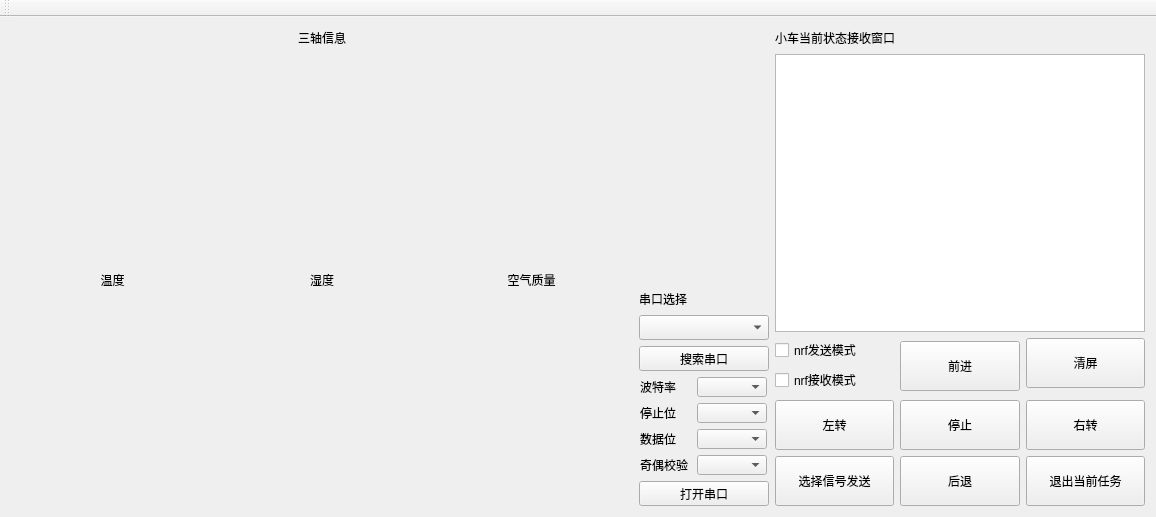
<?xml version="1.0" encoding="UTF-8"?>
<ui version="4.0">
 <class>MainWindow</class>
 <widget class="QMainWindow" name="MainWindow">
  <property name="geometry">
   <rect>
    <x>0</x>
    <y>0</y>
    <width>1156</width>
    <height>517</height>
   </rect>
  </property>
  <property name="windowTitle">
   <string>MainWindow</string>
  </property>
  <widget class="QWidget" name="centralWidget">
   <layout class="QGridLayout" name="gridLayout_3">
    <item row="0" column="0">
     <layout class="QVBoxLayout" name="verticalLayout_5">
      <item>
       <widget class="QLabel" name="label_9">
        <property name="minimumSize">
         <size>
          <width>80</width>
          <height>20</height>
         </size>
        </property>
        <property name="text">
         <string>三轴信息</string>
        </property>
        <property name="alignment">
         <set>Qt::AlignCenter</set>
        </property>
       </widget>
      </item>
      <item>
       <widget class="QWidget" name="widget" native="true">
        <property name="minimumSize">
         <size>
          <width>500</width>
          <height>200</height>
         </size>
        </property>
        <property name="maximumSize">
         <size>
          <width>16777215</width>
          <height>400</height>
         </size>
        </property>
       </widget>
      </item>
     </layout>
    </item>
    <item row="0" column="1" rowspan="3">
     <layout class="QVBoxLayout" name="verticalLayout_4">
      <item>
       <widget class="QWidget" name="widget_5" native="true">
        <property name="minimumSize">
         <size>
          <width>130</width>
          <height>180</height>
         </size>
        </property>
        <property name="maximumSize">
         <size>
          <width>130</width>
          <height>180</height>
         </size>
        </property>
       </widget>
      </item>
      <item>
       <spacer name="verticalSpacer">
        <property name="orientation">
         <enum>Qt::Vertical</enum>
        </property>
        <property name="sizeHint" stdset="0">
         <size>
          <width>20</width>
          <height>40</height>
         </size>
        </property>
       </spacer>
      </item>
      <item>
       <layout class="QGridLayout" name="gridLayout_2">
        <item row="0" column="0">
         <widget class="QLabel" name="label_2">
          <property name="minimumSize">
           <size>
            <width>50</width>
            <height>20</height>
           </size>
          </property>
          <property name="maximumSize">
           <size>
            <width>50</width>
            <height>20</height>
           </size>
          </property>
          <property name="text">
           <string>串口选择</string>
          </property>
         </widget>
        </item>
        <item row="1" column="0">
         <widget class="QComboBox" name="setPort">
          <property name="minimumSize">
           <size>
            <width>130</width>
            <height>25</height>
           </size>
          </property>
          <property name="maximumSize">
           <size>
            <width>130</width>
            <height>25</height>
           </size>
          </property>
         </widget>
        </item>
        <item row="2" column="0">
         <widget class="QPushButton" name="searchButton">
          <property name="minimumSize">
           <size>
            <width>130</width>
            <height>25</height>
           </size>
          </property>
          <property name="maximumSize">
           <size>
            <width>130</width>
            <height>25</height>
           </size>
          </property>
          <property name="text">
           <string>搜索串口</string>
          </property>
         </widget>
        </item>
        <item row="3" column="0">
         <layout class="QHBoxLayout" name="horizontalLayout">
          <item>
           <widget class="QLabel" name="label">
            <property name="minimumSize">
             <size>
              <width>50</width>
              <height>20</height>
             </size>
            </property>
            <property name="maximumSize">
             <size>
              <width>50</width>
              <height>20</height>
             </size>
            </property>
            <property name="text">
             <string>波特率</string>
            </property>
           </widget>
          </item>
          <item>
           <widget class="QComboBox" name="setBaudRate">
            <property name="minimumSize">
             <size>
              <width>70</width>
              <height>20</height>
             </size>
            </property>
            <property name="maximumSize">
             <size>
              <width>70</width>
              <height>20</height>
             </size>
            </property>
           </widget>
          </item>
         </layout>
        </item>
        <item row="4" column="0">
         <layout class="QHBoxLayout" name="horizontalLayout_2">
          <item>
           <widget class="QLabel" name="label_3">
            <property name="minimumSize">
             <size>
              <width>50</width>
              <height>20</height>
             </size>
            </property>
            <property name="maximumSize">
             <size>
              <width>50</width>
              <height>20</height>
             </size>
            </property>
            <property name="text">
             <string>停止位</string>
            </property>
           </widget>
          </item>
          <item>
           <widget class="QComboBox" name="setStopBits">
            <property name="minimumSize">
             <size>
              <width>70</width>
              <height>20</height>
             </size>
            </property>
            <property name="maximumSize">
             <size>
              <width>70</width>
              <height>20</height>
             </size>
            </property>
           </widget>
          </item>
         </layout>
        </item>
        <item row="5" column="0">
         <layout class="QHBoxLayout" name="horizontalLayout_4">
          <item>
           <widget class="QLabel" name="label_4">
            <property name="minimumSize">
             <size>
              <width>50</width>
              <height>20</height>
             </size>
            </property>
            <property name="maximumSize">
             <size>
              <width>50</width>
              <height>20</height>
             </size>
            </property>
            <property name="text">
             <string>数据位</string>
            </property>
           </widget>
          </item>
          <item>
           <widget class="QComboBox" name="setDataBits">
            <property name="minimumSize">
             <size>
              <width>70</width>
              <height>20</height>
             </size>
            </property>
            <property name="maximumSize">
             <size>
              <width>70</width>
              <height>20</height>
             </size>
            </property>
           </widget>
          </item>
         </layout>
        </item>
        <item row="6" column="0">
         <layout class="QHBoxLayout" name="horizontalLayout_3">
          <item>
           <widget class="QLabel" name="label_5">
            <property name="minimumSize">
             <size>
              <width>50</width>
              <height>20</height>
             </size>
            </property>
            <property name="maximumSize">
             <size>
              <width>50</width>
              <height>20</height>
             </size>
            </property>
            <property name="text">
             <string>奇偶校验</string>
            </property>
           </widget>
          </item>
          <item>
           <widget class="QComboBox" name="setParitycheck">
            <property name="minimumSize">
             <size>
              <width>70</width>
              <height>20</height>
             </size>
            </property>
            <property name="maximumSize">
             <size>
              <width>70</width>
              <height>20</height>
             </size>
            </property>
           </widget>
          </item>
         </layout>
        </item>
        <item row="7" column="0">
         <widget class="QPushButton" name="openButton">
          <property name="minimumSize">
           <size>
            <width>130</width>
            <height>25</height>
           </size>
          </property>
          <property name="maximumSize">
           <size>
            <width>130</width>
            <height>25</height>
           </size>
          </property>
          <property name="text">
           <string>打开串口</string>
          </property>
         </widget>
        </item>
       </layout>
      </item>
     </layout>
    </item>
    <item row="0" column="2" rowspan="3">
     <layout class="QVBoxLayout" name="verticalLayout_2">
      <item>
       <widget class="QLabel" name="label_6">
        <property name="minimumSize">
         <size>
          <width>320</width>
          <height>20</height>
         </size>
        </property>
        <property name="maximumSize">
         <size>
          <width>320</width>
          <height>20</height>
         </size>
        </property>
        <property name="text">
         <string>小车当前状态接收窗口</string>
        </property>
       </widget>
      </item>
      <item>
       <widget class="QPlainTextEdit" name="ReceivePlainTextEdit">
        <property name="minimumSize">
         <size>
          <width>370</width>
          <height>230</height>
         </size>
        </property>
        <property name="maximumSize">
         <size>
          <width>370</width>
          <height>16777215</height>
         </size>
        </property>
       </widget>
      </item>
      <item>
       <layout class="QGridLayout" name="gridLayout">
        <item row="0" column="0" rowspan="2">
         <layout class="QVBoxLayout" name="verticalLayout">
          <item>
           <widget class="QCheckBox" name="checkBox_1">
            <property name="minimumSize">
             <size>
              <width>80</width>
              <height>20</height>
             </size>
            </property>
            <property name="text">
             <string>nrf发送模式</string>
            </property>
           </widget>
          </item>
          <item>
           <widget class="QCheckBox" name="checkBox_2">
            <property name="minimumSize">
             <size>
              <width>80</width>
              <height>20</height>
             </size>
            </property>
            <property name="text">
             <string>nrf接收模式</string>
            </property>
           </widget>
          </item>
         </layout>
        </item>
        <item row="0" column="1" rowspan="2">
         <widget class="QPushButton" name="forwardButton">
          <property name="minimumSize">
           <size>
            <width>100</width>
            <height>50</height>
           </size>
          </property>
          <property name="text">
           <string>前进</string>
          </property>
         </widget>
        </item>
        <item row="2" column="0">
         <widget class="QPushButton" name="LeftButton">
          <property name="minimumSize">
           <size>
            <width>100</width>
            <height>50</height>
           </size>
          </property>
          <property name="text">
           <string>左转</string>
          </property>
         </widget>
        </item>
        <item row="2" column="1">
         <widget class="QPushButton" name="stopButton">
          <property name="minimumSize">
           <size>
            <width>100</width>
            <height>50</height>
           </size>
          </property>
          <property name="text">
           <string>停止</string>
          </property>
         </widget>
        </item>
        <item row="2" column="2">
         <widget class="QPushButton" name="rightButton">
          <property name="minimumSize">
           <size>
            <width>100</width>
            <height>50</height>
           </size>
          </property>
          <property name="text">
           <string>右转</string>
          </property>
         </widget>
        </item>
        <item row="3" column="0">
         <widget class="QPushButton" name="selectButton">
          <property name="minimumSize">
           <size>
            <width>100</width>
            <height>50</height>
           </size>
          </property>
          <property name="text">
           <string>选择信号发送</string>
          </property>
         </widget>
        </item>
        <item row="3" column="1">
         <widget class="QPushButton" name="backButton">
          <property name="minimumSize">
           <size>
            <width>100</width>
            <height>50</height>
           </size>
          </property>
          <property name="text">
           <string>后退</string>
          </property>
         </widget>
        </item>
        <item row="3" column="2">
         <widget class="QPushButton" name="exitButton">
          <property name="minimumSize">
           <size>
            <width>100</width>
            <height>50</height>
           </size>
          </property>
          <property name="text">
           <string>退出当前任务</string>
          </property>
         </widget>
        </item>
        <item row="0" column="2">
         <widget class="QPushButton" name="clearButton">
          <property name="minimumSize">
           <size>
            <width>100</width>
            <height>50</height>
           </size>
          </property>
          <property name="text">
           <string>清屏</string>
          </property>
         </widget>
        </item>
       </layout>
      </item>
     </layout>
    </item>
    <item row="1" column="0">
     <layout class="QHBoxLayout" name="horizontalLayout_5">
      <item>
       <widget class="QLabel" name="label_7">
        <property name="minimumSize">
         <size>
          <width>80</width>
          <height>20</height>
         </size>
        </property>
        <property name="text">
         <string>温度</string>
        </property>
        <property name="alignment">
         <set>Qt::AlignCenter</set>
        </property>
       </widget>
      </item>
      <item>
       <widget class="QLabel" name="label_8">
        <property name="minimumSize">
         <size>
          <width>80</width>
          <height>20</height>
         </size>
        </property>
        <property name="text">
         <string>湿度</string>
        </property>
        <property name="alignment">
         <set>Qt::AlignCenter</set>
        </property>
       </widget>
      </item>
      <item>
       <widget class="QLabel" name="label_10">
        <property name="minimumSize">
         <size>
          <width>80</width>
          <height>20</height>
         </size>
        </property>
        <property name="text">
         <string>空气质量</string>
        </property>
        <property name="alignment">
         <set>Qt::AlignCenter</set>
        </property>
       </widget>
      </item>
     </layout>
    </item>
    <item row="2" column="0">
     <layout class="QHBoxLayout" name="horizontalLayout_6">
      <item>
       <widget class="QWidget" name="widget_2" native="true">
        <property name="minimumSize">
         <size>
          <width>200</width>
          <height>200</height>
         </size>
        </property>
        <property name="maximumSize">
         <size>
          <width>350</width>
          <height>16777215</height>
         </size>
        </property>
       </widget>
      </item>
      <item>
       <widget class="QWidget" name="widget_3" native="true">
        <property name="minimumSize">
         <size>
          <width>200</width>
          <height>200</height>
         </size>
        </property>
        <property name="maximumSize">
         <size>
          <width>350</width>
          <height>16777215</height>
         </size>
        </property>
       </widget>
      </item>
      <item>
       <widget class="QWidget" name="widget_4" native="true">
        <property name="minimumSize">
         <size>
          <width>200</width>
          <height>200</height>
         </size>
        </property>
        <property name="maximumSize">
         <size>
          <width>350</width>
          <height>16777215</height>
         </size>
        </property>
       </widget>
      </item>
     </layout>
    </item>
   </layout>
  </widget>
  <widget class="QMenuBar" name="menuBar">
   <property name="geometry">
    <rect>
     <x>0</x>
     <y>0</y>
     <width>1156</width>
     <height>23</height>
    </rect>
   </property>
  </widget>
  <widget class="QToolBar" name="mainToolBar">
   <attribute name="toolBarArea">
    <enum>TopToolBarArea</enum>
   </attribute>
   <attribute name="toolBarBreak">
    <bool>false</bool>
   </attribute>
  </widget>
 </widget>
 <layoutdefault spacing="6" margin="11"/>
 <resources/>
 <connections/>
</ui>
